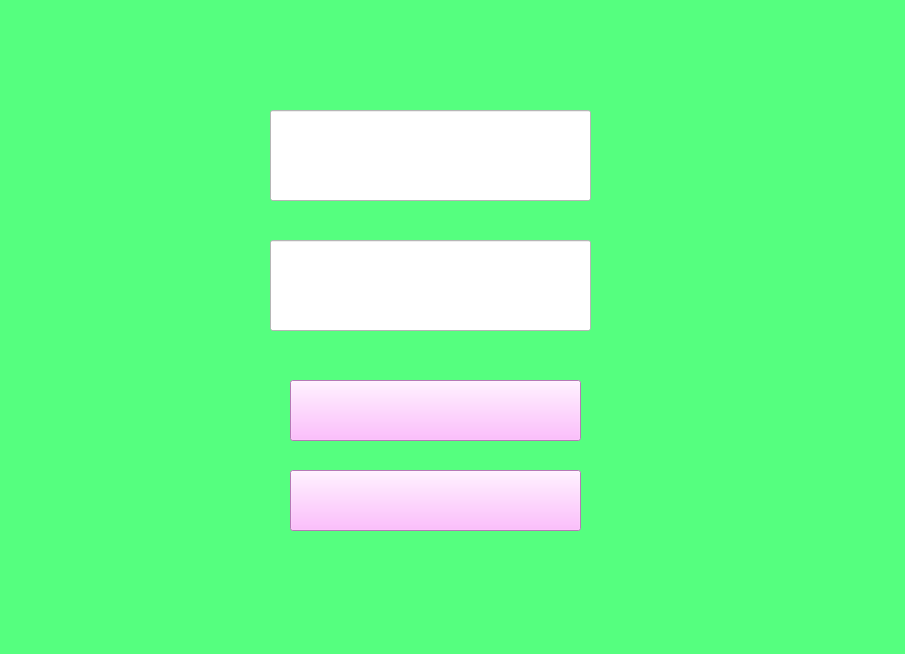
<?xml version="1.0" encoding="UTF-8"?>
<ui version="4.0">
 <class>arayz</class>
 <widget class="QWidget" name="arayz">
  <property name="geometry">
   <rect>
    <x>0</x>
    <y>0</y>
    <width>905</width>
    <height>654</height>
   </rect>
  </property>
  <property name="windowTitle">
   <string>Form</string>
  </property>
  <property name="styleSheet">
   <string notr="true">background-color: rgb(85, 255, 127);</string>
  </property>
  <widget class="QLineEdit" name="lineEdit">
   <property name="geometry">
    <rect>
     <x>270</x>
     <y>110</y>
     <width>321</width>
     <height>91</height>
    </rect>
   </property>
   <property name="styleSheet">
    <string notr="true">background-color: rgb(255, 255, 255);</string>
   </property>
  </widget>
  <widget class="QLineEdit" name="lineEdit_2">
   <property name="geometry">
    <rect>
     <x>270</x>
     <y>240</y>
     <width>321</width>
     <height>91</height>
    </rect>
   </property>
   <property name="styleSheet">
    <string notr="true">background-color: rgb(255, 255, 255);</string>
   </property>
  </widget>
  <widget class="QPushButton" name="pushButton">
   <property name="geometry">
    <rect>
     <x>290</x>
     <y>380</y>
     <width>291</width>
     <height>61</height>
    </rect>
   </property>
   <property name="styleSheet">
    <string notr="true">background-color: rgb(255, 170, 255);</string>
   </property>
   <property name="text">
    <string/>
   </property>
  </widget>
  <widget class="QPushButton" name="pushButton_2">
   <property name="geometry">
    <rect>
     <x>290</x>
     <y>470</y>
     <width>291</width>
     <height>61</height>
    </rect>
   </property>
   <property name="styleSheet">
    <string notr="true">background-color: rgb(255, 170, 255);</string>
   </property>
   <property name="text">
    <string/>
   </property>
  </widget>
 </widget>
 <resources/>
 <connections/>
</ui>
